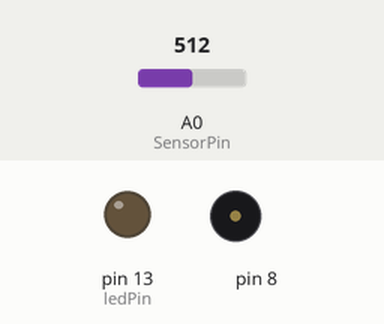
The sketch below on a simulated Arduino Uno, built with avr-gcc and run on an emulated ATmega328P. Parts: output pins drawn as LEDs (lit = HIGH), buzzer (waves = sounding). The test bench sets the inputs (shaded band); at power-on: A0 (SensorPin) = 512. What the sketch prints to the serial monitor is not drawn.

Above: at 5.5 s.
Timing chart, 0 to 8.0 s (numbered marks = the images above):
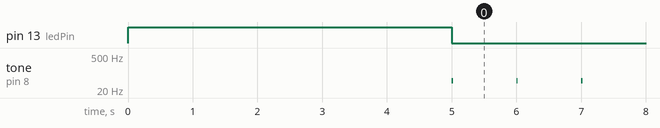

The sketch:

montage6.ino
```cpp
int sensorValue;
int sensorLow=1023;
int sensorHigh=0;
const int ledPin=13;
const int SensorPin=A0;
void setup(){
  Serial.begin(9600);
  pinMode(ledPin,OUTPUT);
  digitalWrite(ledPin,HIGH);/*on en voie du courant*/
  while(millis()<5000){
    sensorValue=analogRead(SensorPin);
    if(sensorValue >sensorHigh){
      sensorHigh=sensorValue;
      }
    if(sensorValue <sensorLow){
      sensorLow = sensorValue;
      }
    }
  digitalWrite(ledPin,LOW);
  }


void loop(){
  sensorValue=analogRead(SensorPin);
  int pitch=map(sensorValue,sensorLow,sensorHigh,50,4000);
  Serial.print("\t ");
  Serial.print(pitch);
  tone(8,pitch,20);
  delay(1000);/*temps d'attente pour vérifier les valeurs de la variable pitch */
  }
```

Measured:
- by itself, tone on pin 8: alternates 49 Hz for 0.02 s and silent for 0.98 s
